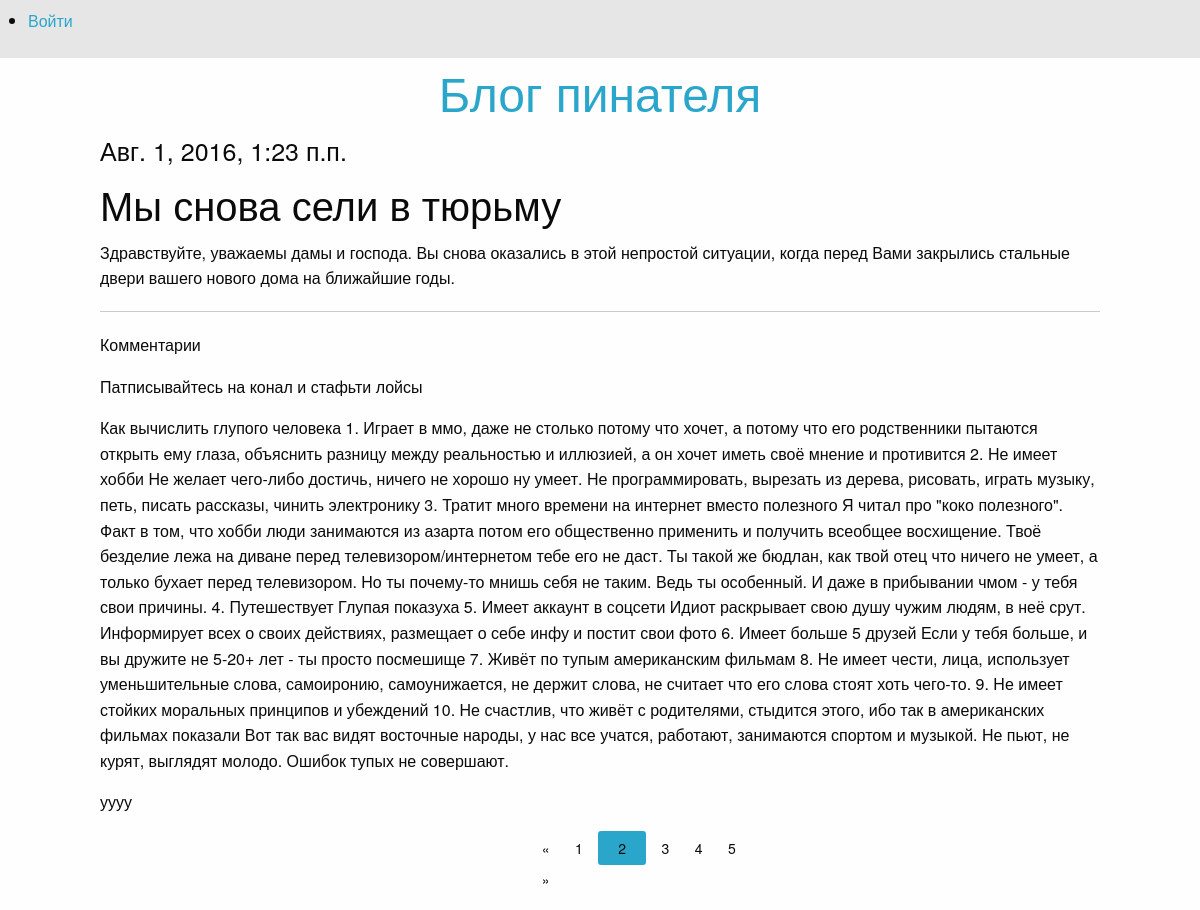
/articles/get/2/2/, run on the app's committed database.
### article/models.py (models this page shows)
class Article(models.Model):
    class Meta():
        db_table = 'article'
    article_title = models.CharField(max_length=200)
    article_text = models.TextField()
    article_date = models.DateTimeField()
    article_likes = models.IntegerField(default=0)

class Comments(models.Model):
    class Meta():
        db_table = 'comments'
    comments_text = models.TextField(verbose_name="Текст комментария")
    comments_article = models.ForeignKey(Article)

### article/views.py (the view)
# urls.py: url(r'^articles/get/(?P<article_id>\d+)/(?P<comment_page>\d+)/$', article),
def article(request, article_id=1,comment_page=1):
    comment_form = CommentForm
    args = {}
    args.update(csrf(request))
    args['article'] = Article.objects.get(id=article_id)
    all_comments = Comments.objects.filter(comments_article_id=article_id)
    current_comment_page = Paginator(all_comments,3)
    print("Page N  ",comment_page)
    args['comments'] = current_comment_page.page(comment_page)
    args['form'] = comment_form
    args['username'] = auth.get_user(request).username
    return render_to_response('article.html', args)

### article/templates/article.html (shortened to what this page needs)
{% extends 'main.html' %}
{% load staticfiles %}
{% block article %}
<h4>{{ article.article_date }}</h4>
<h2>{{ article.article_title }}</h2>
<p>{{ article.article_text }}</p>
<hr>
<p>Комментарии</p>
{%  for comment in comments %}
    <p>{{ comment.comments_text}}</p>
{% endfor %}
</div>
<div class="row">
    <div class="large-3 large-offset-5 columns">
            <ul class="pagination">
                {% if comments.has_previous %}
                    <li class="arrow"><a href="/articles/get/{{ article.id}}/{{ comments.previous_page_number }}/">&laquo;</a> </li>
                {% else %}
                    <li class="arrow unavailable"><a href="">&laquo;</a></li>
                {% endif %}
                {% for page in comments.paginator.page_range %}
                    {% if page == comments.number %}
                        <li class="current"><a href="/articles/get/{{ article.id }}/{{ page }}/">{{ page }}</a> </li>
                    {% else %}
                        <li><a href="/articles/get/{{ article.id }}/{{ page }}/">{{ page }}</a> </li>
                    {% endif %}
                {% endfor %}
                {%  if comments.has_next %}
                    <li class="arrow"><a href="/articles/get/{{ article.id }}/{{ comments.next_page_number }}/">&raquo;</a> </li>
                {% else %}
                    <li class="arrow unavailable"><a href="">&raquo;</a></li>
                {% endif %}
            </ul>
        </div>
</div>
{% endblock %}

### data on the page
Article: article_date "Авг. 1, 2016, 1:23 п.п.", article_title "Мы снова сели в тюрьму", article_text "Здравствуйте, уважаемы дамы и господа. Вы снова оказались в этой непростой ситуации, когда перед Вами закрылись стальные двери вашего нового дома на ближайшие годы."
Comments: comments_text "Патписывайтесь на конал и стафьти лойсы"
Comments: comments_text "Как вычислить глупого человека 1. Играет в ммо, даже не столько потому что хочет, а потому что его родственники пытаются открыть ему глаза, объяснить разницу между реальностью и иллюзией, а он хочет иметь своё мнение и противится 2. Не имеет хобби Не желает чего-либо достичь, ничего не хорошо ну умеет. Не программировать, вырезать из дерева, рисовать, играть музыку, петь, писать рассказы, чинить электронику 3. Тратит много времени на интернет вместо полезного Я читал про \"коко полезного\". Факт в том, что хобби люди занимаются из азарта потом его общественно применить и получить всеобщее восхищение. Твоё безделие лежа на диване перед телевизором/интернетом тебе его не даст. Ты такой же…"
Comments: comments_text "уууу"

### other printed values
{{ page }} "1" "3" "4" "5"
{{ page }} "2"
